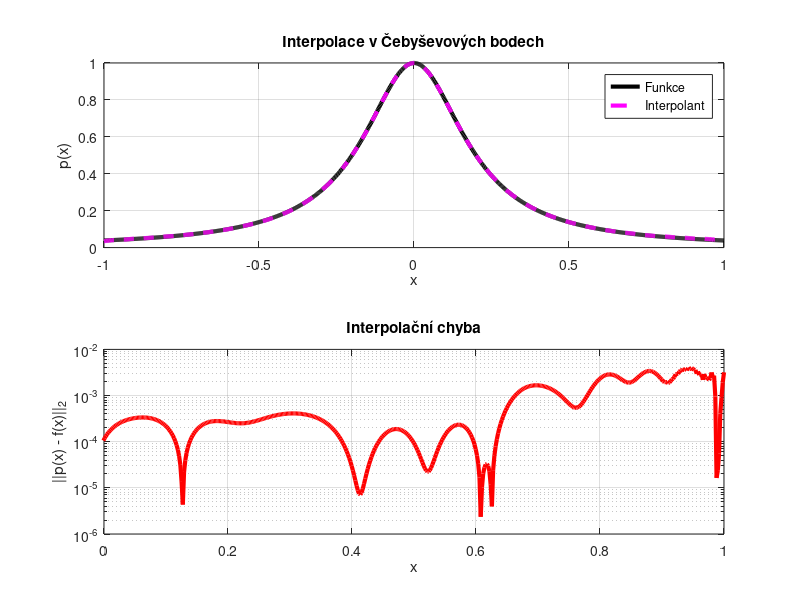
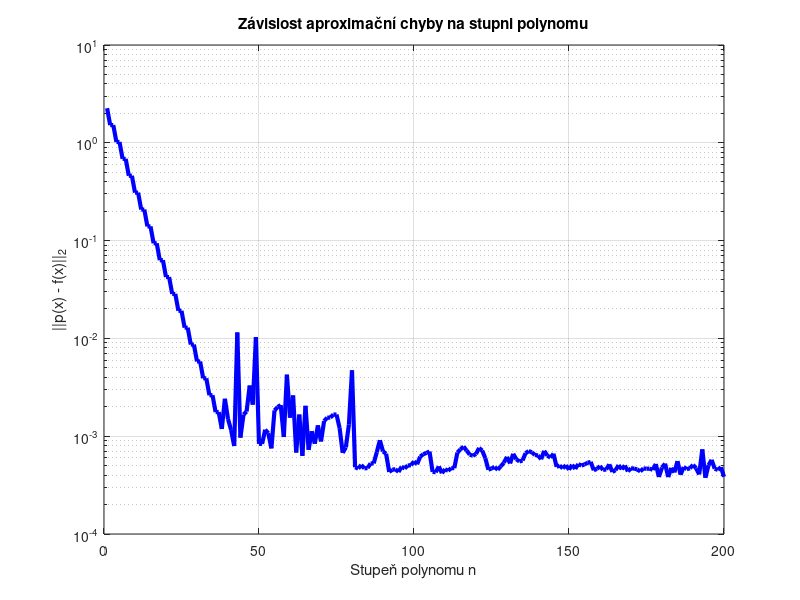

Source code (MATLAB) for these figures, in order:
% Generování Čebyševových uzlů
n = 80;
j = (0:n)';
x = cos(j * pi / n);

% Cílová funkce
f = 1 ./ (1 + 25 * x.^2);

% Interpolace pomocí polynomu
c = polyfit(x, f, n);

% Evaluace výsledného polynomu
s = linspace(-1, 1, 1000)';
y = polyval(c, s);

% Výpočet skutečné funkční hodnoty
y_exact = 1 ./ (1 + 25 * s.^2);
error = abs(y - y_exact);

% Grafické zobrazení
figure;
subplot(2,1,1);
plot(s, y_exact, 'k', 'LineWidth', 3); hold on;
plot(s, y, 'm--', 'LineWidth', 3);
title('Interpolace v Čebyševových bodech');
xlabel('x');
ylabel('p(x)');
legend('Funkce', 'Interpolant');
grid on;

%Grafické zobrazení chyby
subplot(2,1,2);
semilogy(s, error, 'r', 'LineWidth', 3);
xlim([0 1]);
title('Interpolační chyba');
xlabel('x');
ylabel('||p(x) - f(x)||_2');
grid on;

% Rozsah stupňů polynomu
n_values = 1:200;
errors = zeros(size(n_values));

for idx = 1:length(n_values)
    n = n_values(idx);

    % Sestavení Vandermondeovy matice
    A = x .^ (0:n);

    % Výpočet koeficientů metodou nejmenších čtverců
    c = A \ f;

    % Výpočet aproximace
    f_approx = A * c;

    % Výpočet chyby v 2-normě
    errors(idx) = norm(f - f_approx, 2);
end

% Vykreslení grafu chyby
figure;
semilogy(n_values, errors, 'b', 'LineWidth', 3);
xlabel('Stupeň polynomu n');
ylabel('||p(x) - f(x)||_2');
title('Závislost aproximační chyby na stupni polynomu');
grid on;
